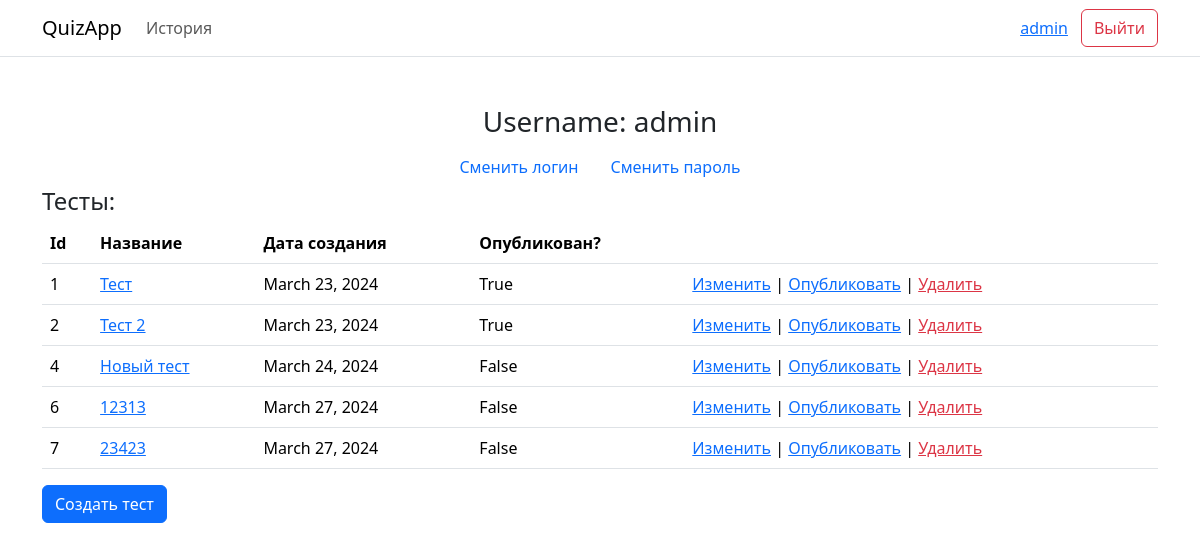
The app's page /profile (signed in), older data.
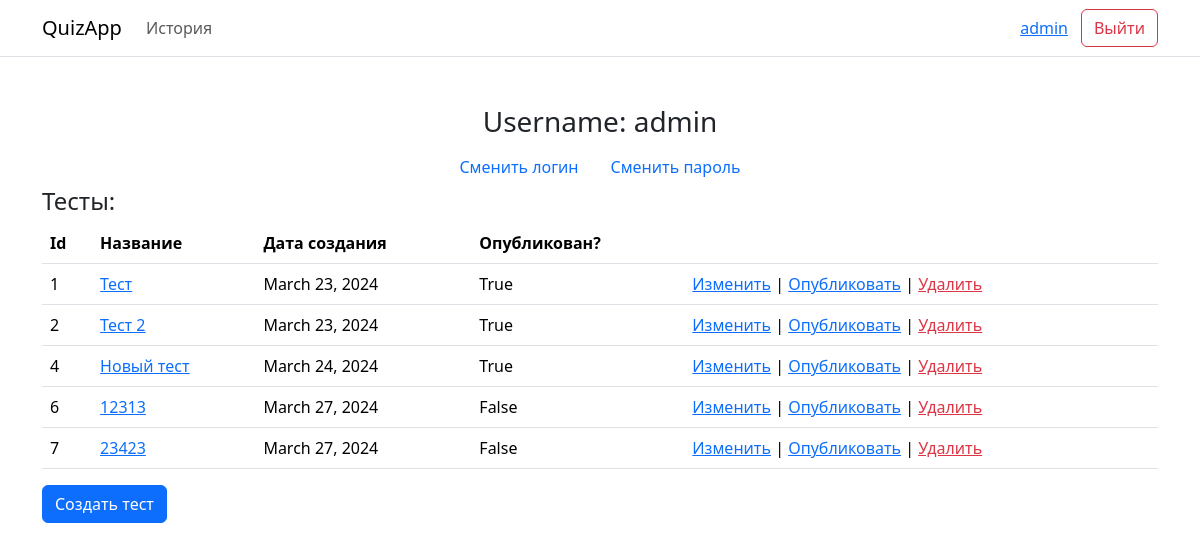
The same page, newer data.
### Web/models.py (models this page shows)
class Test(models.Model):
    user = models.ForeignKey(User, on_delete = models.CASCADE)
    title = models.CharField(max_length = 200)
    description = models.CharField(max_length = 2000)
    is_published = models.BooleanField(default = False)
    published_at = models.DateField(default = timezone.now())
    created_at = models.DateField()
    pass_rate = models.IntegerField(default = 0)

### Web/views.py (the view)
# urls.py: path("profile", web.profile),
@login_required
def profile(request):
    context = { "tests": Test.objects.filter(user_id = request.user.id),
                "username": request.user.username }
    return render(request, "profile.html", context)

### Web/templates/profile.html (shortened to what this page needs)
{% extends "base.html" %}
{% block auth %}{% include "log_navbar.html" %}{% endblock auth %}
{% block content %}
    <h3 class="text-center">Username: {{ username }}</h3>
    <ul class="nav d-flex justify-content-center">
        <li class="nav-item">
            <a class="nav-link" href="/change_login">Сменить логин</a>
        </li>
        <li class="nav-item">
            <a class="nav-link" href="/change_password">Сменить пароль</a>
        </li>
    </ul>
    <h4>Тесты:</h4>
    {% if tests.count > 0 %}
    <table class="table">
        <thead>
            <th>Id</th>
            <th>Название</th>
            <th>Дата создания</th>
            <th>Опубликован?</th>
            <th></th>
        </thead>
        {% for test in tests %}
        <tr>
            <td>{{ test.id }}</td>
            <td><a href="questions/{{test.id}}">{{ test.title }}</a></td>
            <td>{{ test.created_at }}</td>
            <td>{{ test.is_published }}</td>
            <td>
                <a href="/edit_test/{{test.id}}">Изменить</a> |
                <a href="/publish_test/{{test.id}}">Опубликовать</a> |
                <a class="text-danger" href="/delete_test/{{test.id}}">Удалить</a>
            </td>
        </tr>
        {% endfor %}
    </table>
    {% else %}
    <h5 class="text-center">Список пуст</h5>
    {% endif %}
    <a class="btn btn-primary" href="/create_test">Создать тест</a>
{% endblock content %}

Row changes from the older to the newer data that the page shows:
changed Test "Новый тест": is_published "False" → "True"
